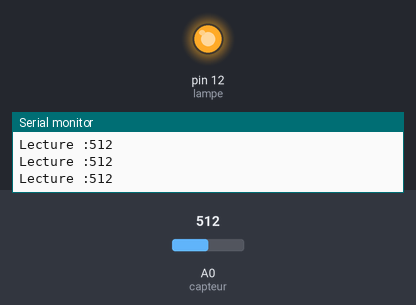
A sketch run on a simulated Arduino Uno, built with avr-gcc and run on an emulated ATmega328P. Parts: output pins drawn as LEDs (lit = HIGH), the last lines printed to the serial monitor. The test bench sets the inputs (shaded band); at power-on: A0 (capteur) = 512.

Above: at 1.2 s.
1.3 s: A0 (capteur) set to 490
At 2.4 s:
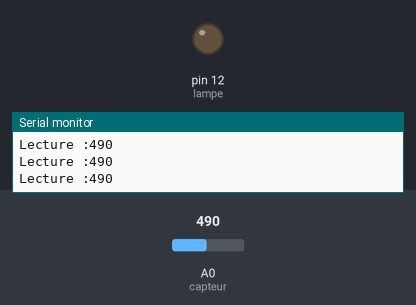
2.8 s: A0 (capteur) set to 510
At 3.5 s:
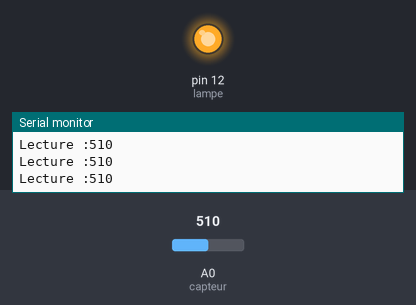
5.8 s: A0 (capteur) set to 306
At 7.0 s:
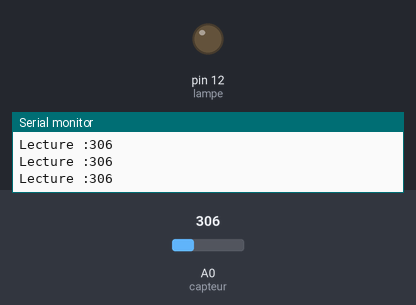
Timing chart, 0 to 8.8 s (numbered marks = the images above; inputs shaded):
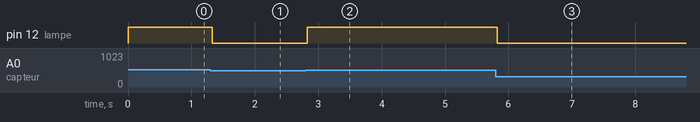

Measured:
- the behaviour switches between 501 and 500 on A0 (capteur) (found by bisection; images 0 and 1)
- after the input at 1.3 s, pin 12 (lampe): HIGH → LOW at once
- after the input at 2.8 s, pin 12 (lampe): LOW → HIGH at once
- after the input at 5.8 s, pin 12 (lampe): HIGH → LOW at once

The sketch:

sketch_oct13a.ino
```cpp
int lampe =12;
int capteur =A0;//fignal analloique du capteur
int seuil =500;
void setup() {
  // put your setup code here, to run once:
  pinMode(lampe,OUTPUT);
  Serial.begin(9600);
  Serial.println("INTERUPEUR CREPSCULAIRE");

}

void loop() {
  // put your main code here, to run repeatedly:
  int val = analogRead(capteur);
  Serial.print("Lecture :");
  Serial.println(val);
  if(val>seuil){

  digitalWrite(lampe,HIGH);
  }else{

   digitalWrite(lampe,LOW);
  }

}
```
